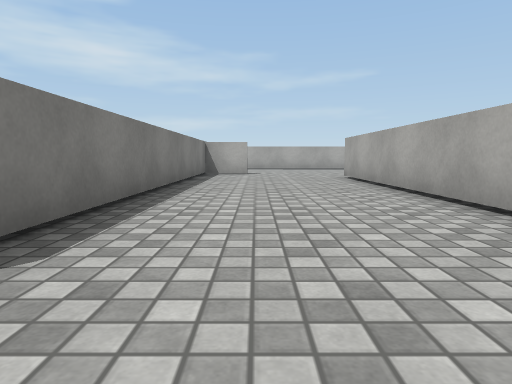
view 1 (above)

18 first-person views from a walk through a scene from a Unity 3-D project. The camera is 0.25 m above the floor, tilts 6° down and sees 75° across. The floor is counted in squares, 0.5 m on a side. Each view is taken from the middle of a square. On the plan, view 1 faces up. The plan holds only what a view shows up to about 9 squares ahead; the rest is blank. Surface patterns are stand-ins for the level's own textures.

view 2
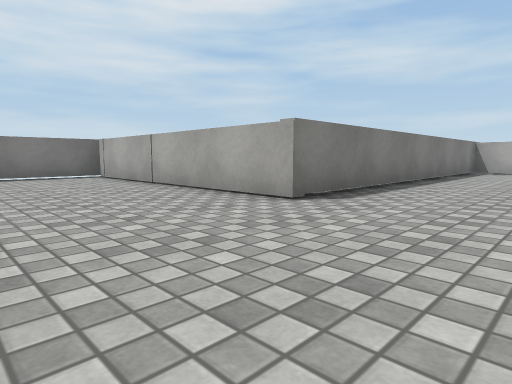

view 3
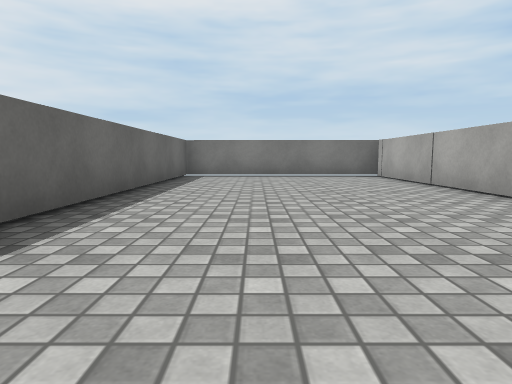

view 4
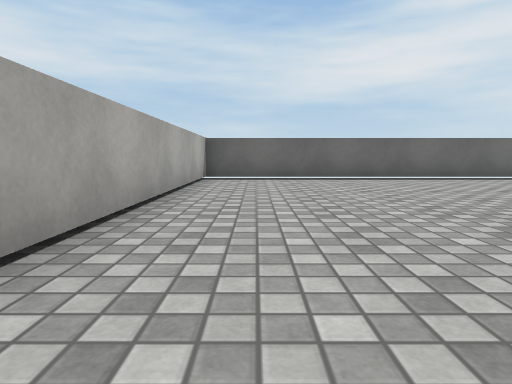

view 5
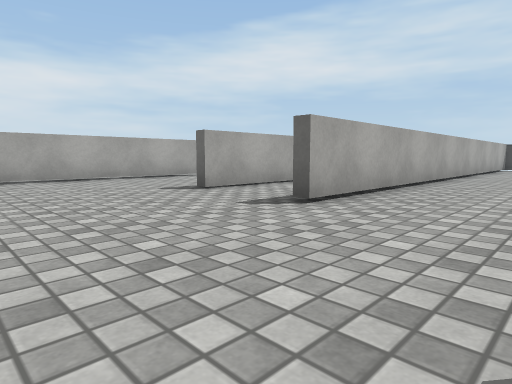

view 6
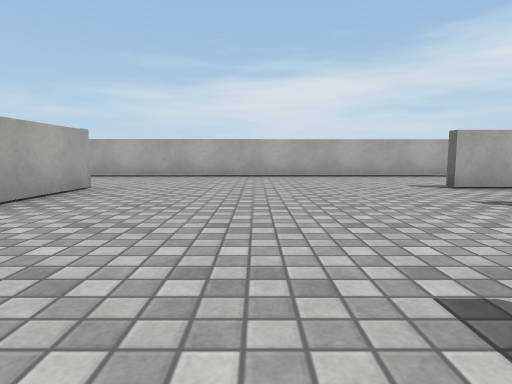

view 7
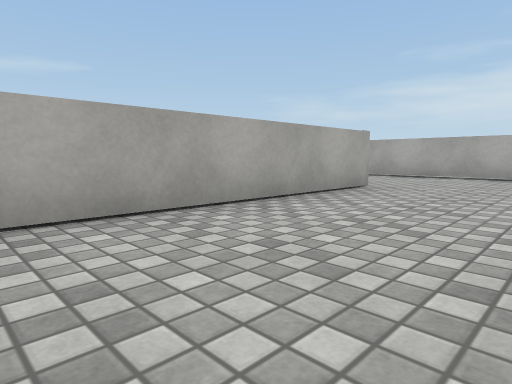

view 8
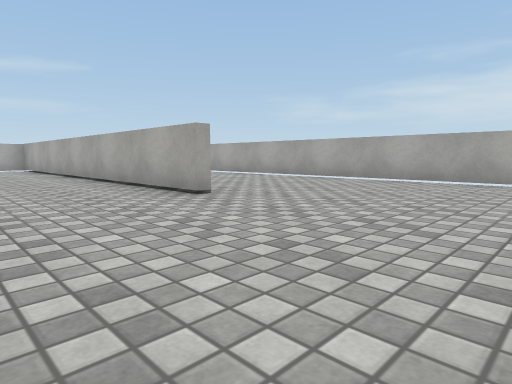

view 9
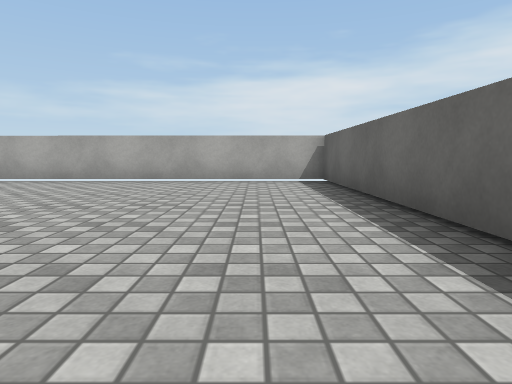

view 10
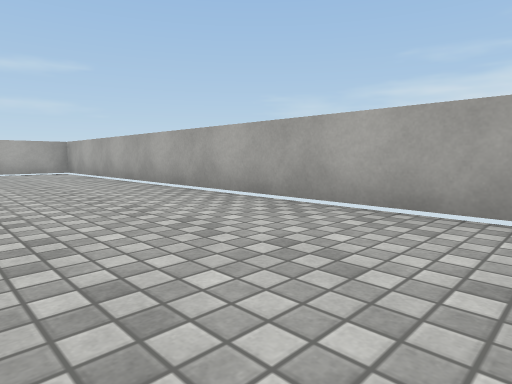

view 11
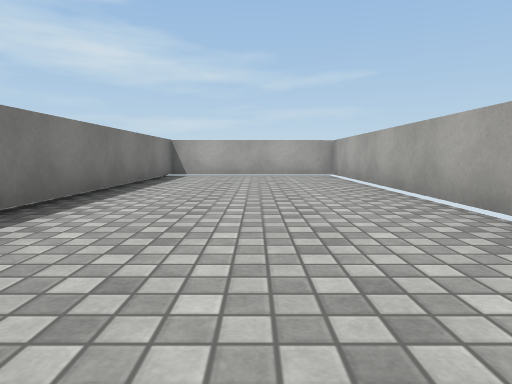

view 12
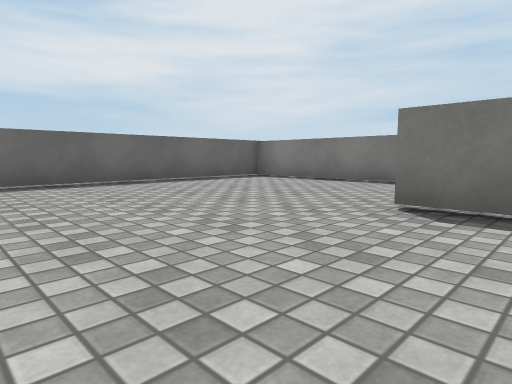

view 13
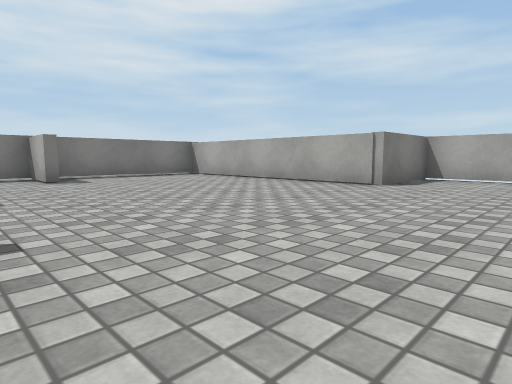

view 14
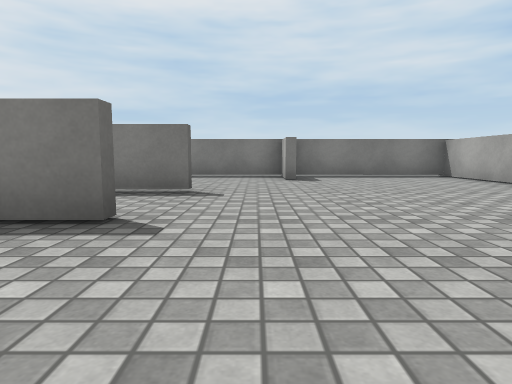

view 15
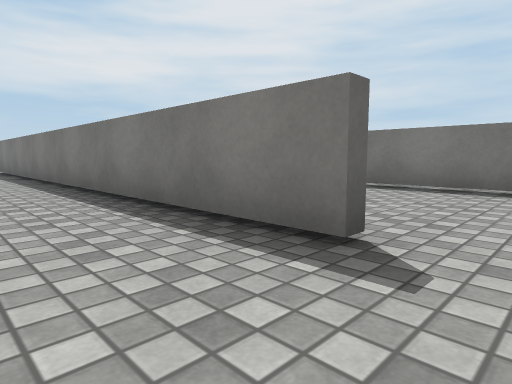

view 16
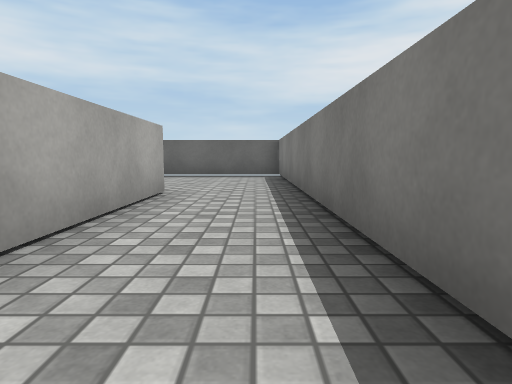

view 17
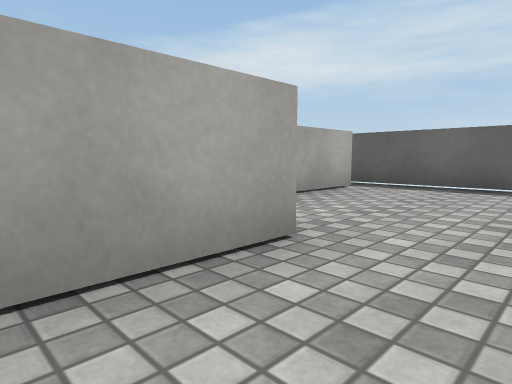

view 18
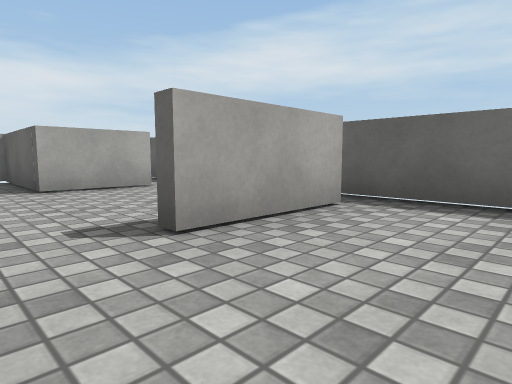

### Floor plan
Ten units are one square. View 1 is at (0, 0); x grows to the right and y downward. Boxes are objects, and circles mark ways between rooms. Rooms are numbered by the first view taken in them; rooms with no view inside come last. Other rooms are left out.
<svg viewBox="-83 -164 209 207">
<path fill="none" stroke="#000" d="M-78 -13 -78 38 22 38 21 -81M-15 -85 -14 -11 -75 -11M45 -79 45 -70M78 -66 78 -56M76 -56 76 -152M43 -56 43 -79M24 -81 24 -4M45 -44 45 -6 120 -6 121 -159 78 -158 78 -97M-2 -96 -15 -97 -15 -85M60 -158 45 -158 45 -137 -15 -138 -15 -100M43 -3 43 -34M58 32 58 11M24 -4 24 38 63 38M93 29 93 11"/>
<circle cx="0" cy="-90" r="3" fill="#2a7"/>
<circle cx="30" cy="-10" r="3" fill="#2a7"/>
<circle cx="60" cy="10" r="3" fill="#2a7"/>
<text x="-10" y="-10">1</text>
<text x="60" y="-80">2</text>
<text x="40" y="20">3</text>
<text x="70" y="10">4</text>
</svg>
Room 1 opens to room 2. Room 2 opens to room 3. Room 3 opens to room 4.

Where each view was taken, in squares from view 1:
view 1: 0 up, 0 right, facing up
view 2: 2 down, 1 right, facing up-left
view 3: 2 down, 1 right, facing left
view 4: 4 up, 1 right, facing down
view 5: 11 up, 0 right, facing down-right
view 6: 11 up, 1 left, facing right
view 7: 11 up, 1 left, facing up-right
view 8: 2 up, 5 right, facing up-right
view 9: 2 up, 5 right, facing right
view 10: 5 up, 9 right, facing up-right
view 11: 7 up, 10 right, facing up
view 12: 7 up, 11 right, facing down-left
view 13: 8 up, 7 right, facing up-left
view 14: 9 up, 7 right, facing left
view 15: 9 up, 4 right, facing down-left
view 16: 5 up, 3 right, facing down
view 17: 2 up, 3 right, facing down-right
view 18: 0 up, 4 right, facing down-right
